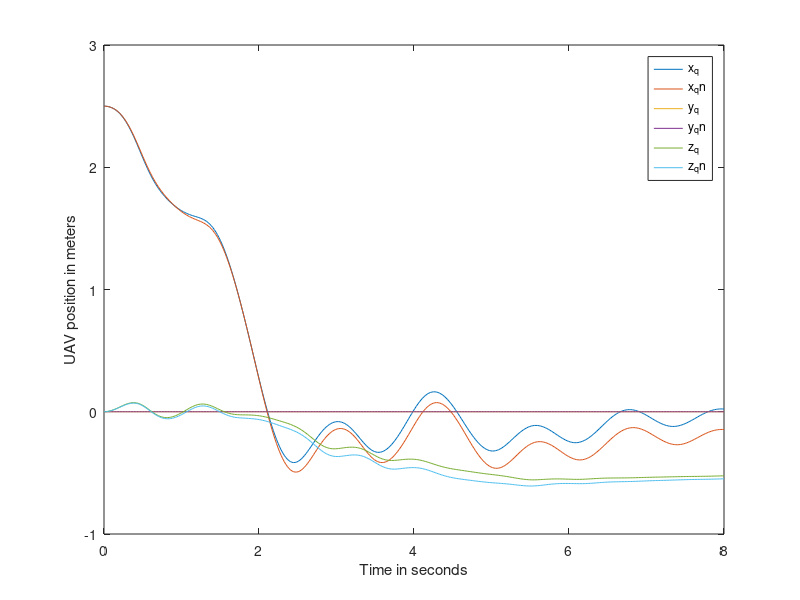
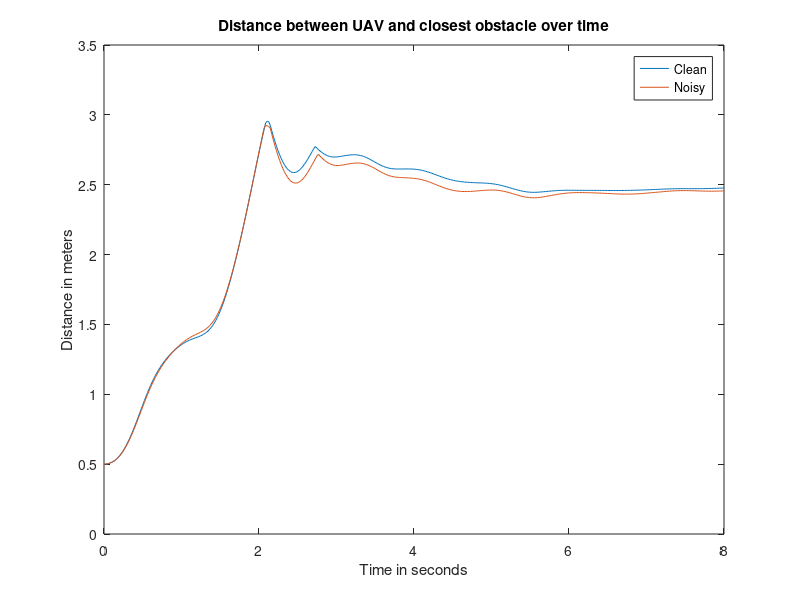
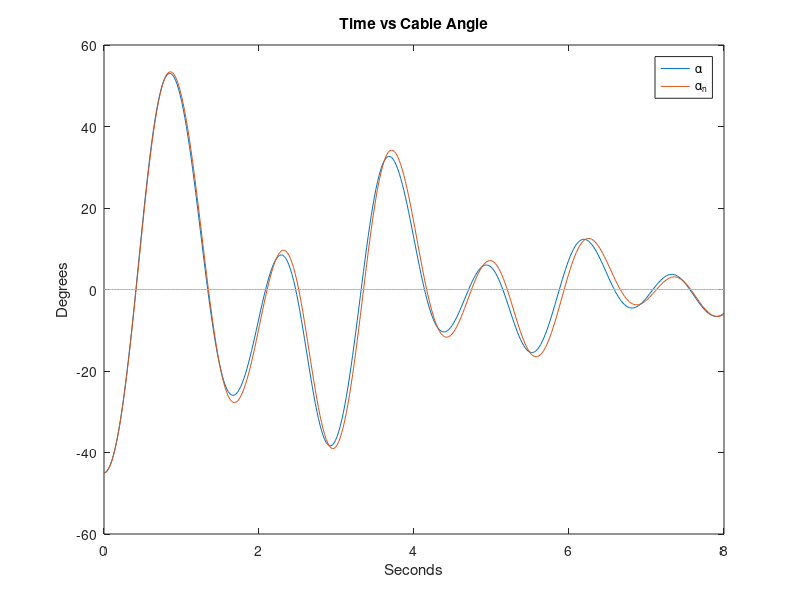

Write the MATLAB code that produced these figures, in order.
%% Code for modularized training
% Author : Akshay Elangovan

clc
close all
clear

rng(2323)

load('clean.mat')

xq = z(:,1);
yq = z(:,2);
zq = z(:,3);
aq = z(:,4);
bq = z(:,5);
phiq = z(:,6);
thetaq = z(:,7);
psiq = z(:,8);

xqdot = z(:,9);
yqdot = z(:,10);
zqdot = z(:,11);
aqdot = z(:,12);
bqdot = z(:,13);
phiqdot = z(:,14);
thetaqdot = z(:,15);
psiqdot = z(:,16);

distancetoobs_clean = distancetoobs;

load('error5.mat')
z_with_error = z_with_error5;

xq_noisy = z_with_error(:,1);
yq_noisy = z_with_error(:,2);
zq_noisy = z_with_error(:,3);
aq_noisy = z_with_error(:,4);
bq_noisy = z_with_error(:,5);
phiq_noisy = z_with_error(:,6);
thetaq_noisy = z_with_error(:,7);
psiq_noisy = z_with_error(:,8);

xqdot_noisy = z_with_error(:,9);
yqdot_noisy = z_with_error(:,10);
zqdot_noisy = z_with_error(:,11);
aqdot_noisy = z_with_error(:,12);
bqdot_noisy = z_with_error(:,13);
phiqdot_noisy = z_with_error(:,14);
thetaqdot_noisy = z_with_error(:,15);
psiqdot_noisy = z_with_error(:,16);

distancetoobs_noisy = distancetoobs;

%% Plots

% Plotting UAV Positions
figure()
plot(t,xq,t,xq_noisy,t,yq,t,yq_noisy,t,zq,t,zq_noisy)
legend('x_q','x_qn','y_q','y_qn','z_q','z_qn')
xlabel('Time in seconds')
ylabel('UAV position in meters')
ylim([-1 3])

% % Plot UAV Velocities
% figure()
% plot(t,xqdot,t,yqdot,t,zqdot)
% legend('x velocity','y velocity','z velocity')
% title('Time vs Velocity States')

figure()
plot(t,distancetoobs_clean,t,distancetoobs_noisy)
ylabel('Distance in meters');
xlabel('Time in seconds')
legend('Clean','Noisy')
title('Distance between UAV and closest obstacle over time')
ylim([0 3.5])
% 
% % Plot UAV Path
% figure();
% plot3(xq, yq, zq);
% xlabel('x_q in meters');
% ylabel('y_q in meters');
% zlabel('z_q in meters');
% title('UAV path');
% xlim([-1 3]);
% ylim([-2 2]);
% zlim([-2 2]);
% 
% Plot Payload Cable Angle
figure()
plot(t,rad2deg(aq),t,rad2deg(aq_noisy),t,zeros(size(t)))
legend('\alpha','\alpha_n')
title('Time vs Cable Angle')
xlabel('Seconds')
ylabel('Degrees')


 %% End       